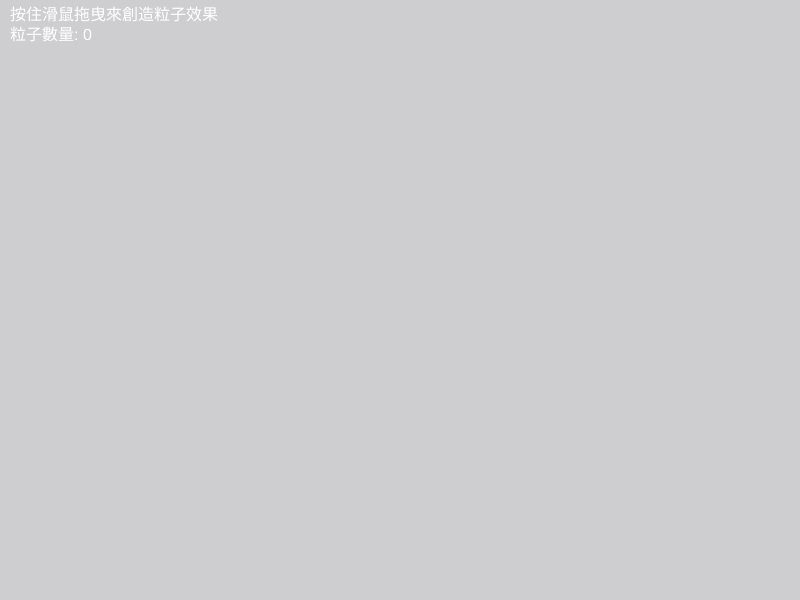
Frame 1 (no input)
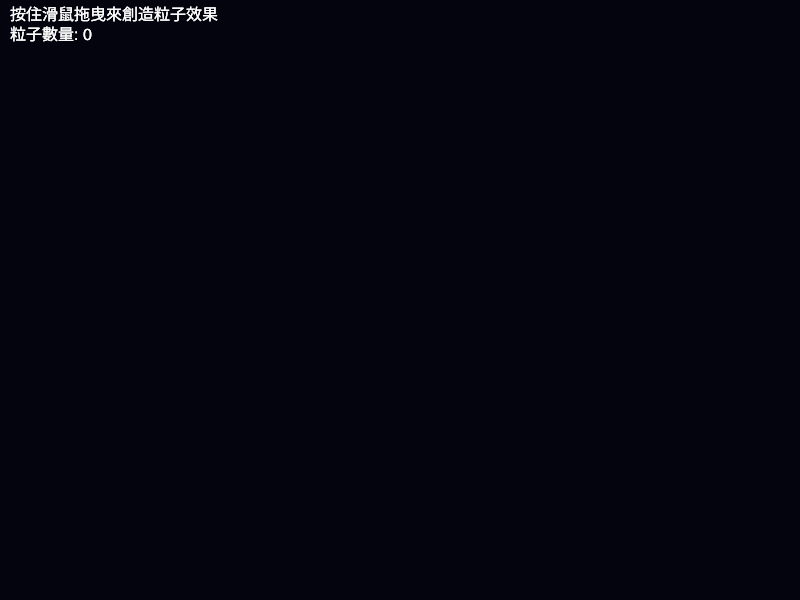
Frame 60 (no input)
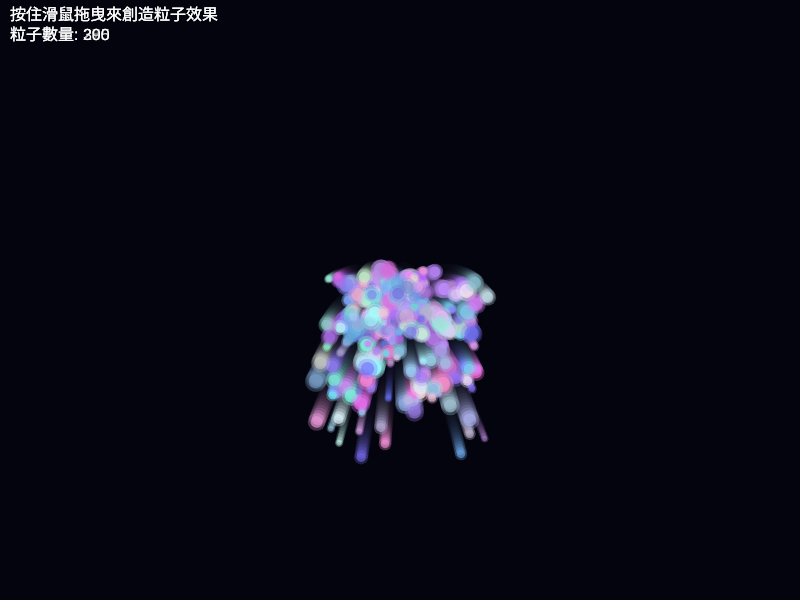
Frame 120 (the mouse pressed at the canvas centre since frame 60)

The p5.js sketch that drew these frames (run headless with seeded random() and noise() and a simulated clock; from frame 60 on, the mouse is pressed at the canvas centre):

// p5.js sketch
// ── sketch.js
let particles = [];

class Particle {
    constructor(x, y) {
        this.pos = createVector(x, y);
        this.vel = createVector(random(-2, 2), random(-2, 2));
        this.acc = createVector(0, 0.05);
        this.lifetime = 255;
        this.size = random(5, 15);
        this.color = color(random(100, 255), random(100, 255), random(200, 255));
    }
    
    update() {
        this.vel.add(this.acc);
        this.pos.add(this.vel);
        this.lifetime -= 2;
        
        // Add some damping
        this.vel.mult(0.99);
    }
    
    show() {
        noStroke();
        fill(red(this.color), green(this.color), blue(this.color), this.lifetime);
        ellipse(this.pos.x, this.pos.y, this.size);
        
        // Add glow effect
        fill(red(this.color), green(this.color), blue(this.color), this.lifetime / 2);
        ellipse(this.pos.x, this.pos.y, this.size * 1.5);
    }
    
    isDead() {
        return this.lifetime < 0;
    }
}

function setup() {
    createCanvas(800, 600);
}

function draw() {
    background(10, 10, 20, 50);
    
    // Create new particles at mouse position
    if (mouseIsPressed) {
        for (let i = 0; i < 5; i++) {
            particles.push(new Particle(mouseX, mouseY));
        }
    }
    
    // Update and draw particles
    for (let i = particles.length - 1; i >= 0; i--) {
        particles[i].update();
        particles[i].show();
        
        if (particles[i].isDead()) {
            particles.splice(i, 1);
        }
    }
    
    // Instructions
    fill(255);
    textSize(16);
    text('按住滑鼠拖曳來創造粒子效果', 10, 20);
    text('粒子數量: ' + particles.length, 10, 40);
}
